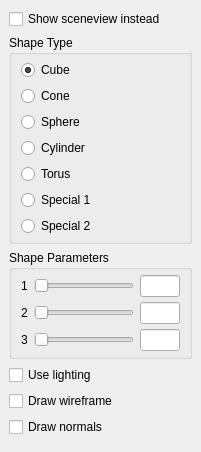
  <widget class="QDockWidget" name="shapesDock">
   <property name="windowTitle">
    <string>Shapes/Scene&amp;view</string>
   </property>
   <attribute name="dockWidgetArea">
    <number>1</number>
   </attribute>
   <widget class="QWidget" name="shapesDockContents">
    <layout class="QVBoxLayout" name="verticalLayout_7">
     <item>
      <widget class="QCheckBox" name="showSceneviewInstead">
       <property name="text">
        <string>Show sceneview instead</string>
       </property>
      </widget>
     </item>
     <item>
      <widget class="QGroupBox" name="shapeType">
       <property name="title">
        <string>Shape Type</string>
       </property>
       <layout class="QVBoxLayout" name="verticalLayout_8">
        <property name="topMargin">
         <number>5</number>
        </property>
        <property name="bottomMargin">
         <number>5</number>
        </property>
        <item>
         <widget class="QRadioButton" name="shapeTypeCube">
          <property name="text">
           <string>Cube</string>
          </property>
          <property name="checked">
           <bool>true</bool>
          </property>
         </widget>
        </item>
        <item>
         <widget class="QRadioButton" name="shapeTypeCone">
          <property name="text">
           <string>Cone</string>
          </property>
         </widget>
        </item>
        <item>
         <widget class="QRadioButton" name="shapeTypeSphere">
          <property name="text">
           <string>Sphere</string>
          </property>
         </widget>
        </item>
        <item>
         <widget class="QRadioButton" name="shapeTypeCylinder">
          <property name="text">
           <string>Cylinder</string>
          </property>
         </widget>
        </item>
        <item>
         <widget class="QRadioButton" name="shapeTypeTorus">
          <property name="text">
           <string>Torus</string>
          </property>
         </widget>
        </item>
        <item>
         <widget class="QRadioButton" name="shapeTypeSpecial1">
          <property name="text">
           <string>Special 1</string>
          </property>
         </widget>
        </item>
        <item>
         <widget class="QRadioButton" name="shapeTypeSpecial2">
          <property name="text">
           <string>Special 2</string>
          </property>
         </widget>
        </item>
       </layout>
      </widget>
     </item>
     <item>
      <widget class="QGroupBox" name="shapeParameters">
       <property name="title">
        <string>Shape Parameters</string>
       </property>
       <layout class="QGridLayout" name="gridLayout_4">
        <property name="topMargin">
         <number>5</number>
        </property>
        <property name="bottomMargin">
         <number>5</number>
        </property>
        <property name="verticalSpacing">
         <number>5</number>
        </property>
        <item row="0" column="0">
         <widget class="QLabel" name="shapeParameterLabel1">
          <property name="text">
           <string>1</string>
          </property>
         </widget>
        </item>
        <item row="2" column="0">
         <widget class="QLabel" name="shapeParameterLabel2">
          <property name="text">
           <string>2</string>
          </property>
         </widget>
        </item>
        <item row="4" column="0">
         <widget class="QLabel" name="shapeParameterLabel3">
          <property name="text">
           <string>3</string>
          </property>
         </widget>
        </item>
        <item row="0" column="1">
         <widget class="QSlider" name="shapeParameterSlider1">
          <property name="minimumSize">
           <size>
            <width>100</width>
            <height>0</height>
           </size>
          </property>
          <property name="orientation">
           <enum>Qt::Horizontal</enum>
          </property>
         </widget>
        </item>
        <item row="2" column="1">
         <widget class="QSlider" name="shapeParameterSlider2">
          <property name="minimumSize">
           <size>
            <width>100</width>
            <height>0</height>
           </size>
          </property>
          <property name="orientation">
           <enum>Qt::Horizontal</enum>
          </property>
         </widget>
        </item>
        <item row="4" column="1">
         <widget class="QSlider" name="shapeParameterSlider3">
          <property name="minimumSize">
           <size>
            <width>100</width>
            <height>0</height>
           </size>
          </property>
          <property name="orientation">
           <enum>Qt::Horizontal</enum>
          </property>
         </widget>
        </item>
        <item row="0" column="2">
         <widget class="QLineEdit" name="shapeParameterTextbox1">
          <property name="minimumSize">
           <size>
            <width>40</width>
            <height>0</height>
           </size>
          </property>
          <property name="maximumSize">
           <size>
            <width>40</width>
            <height>16777215</height>
           </size>
          </property>
         </widget>
        </item>
        <item row="2" column="2">
         <widget class="QLineEdit" name="shapeParameterTextbox2">
          <property name="minimumSize">
           <size>
            <width>40</width>
            <height>0</height>
           </size>
          </property>
          <property name="maximumSize">
           <size>
            <width>40</width>
            <height>16777215</height>
           </size>
          </property>
         </widget>
        </item>
        <item row="4" column="2">
         <widget class="QLineEdit" name="shapeParameterTextbox3">
          <property name="minimumSize">
           <size>
            <width>40</width>
            <height>0</height>
           </size>
          </property>
          <property name="maximumSize">
           <size>
            <width>40</width>
            <height>16777215</height>
           </size>
          </property>
         </widget>
        </item>
       </layout>
      </widget>
     </item>
     <item>
      <widget class="QCheckBox" name="useLightingCheckbox">
       <property name="text">
        <string>Use lighting</string>
       </property>
      </widget>
     </item>
     <item>
      <widget class="QCheckBox" name="drawWireframeCheckbox">
       <property name="text">
        <string>Draw wireframe</string>
       </property>
      </widget>
     </item>
     <item>
      <widget class="QCheckBox" name="drawNormalsCheckbox">
       <property name="text">
        <string>Draw normals</string>
       </property>
      </widget>
     </item>
     <item>
      <widget class="QWidget" name="shapesDockEmptySpace" native="true">
       <property name="sizePolicy">
        <sizepolicy hsizetype="Preferred" vsizetype="Expanding">
         <horstretch>0</horstretch>
         <verstretch>0</verstretch>
        </sizepolicy>
       </property>
      </widget>
     </item>
    </layout>
   </widget>
  </widget>
